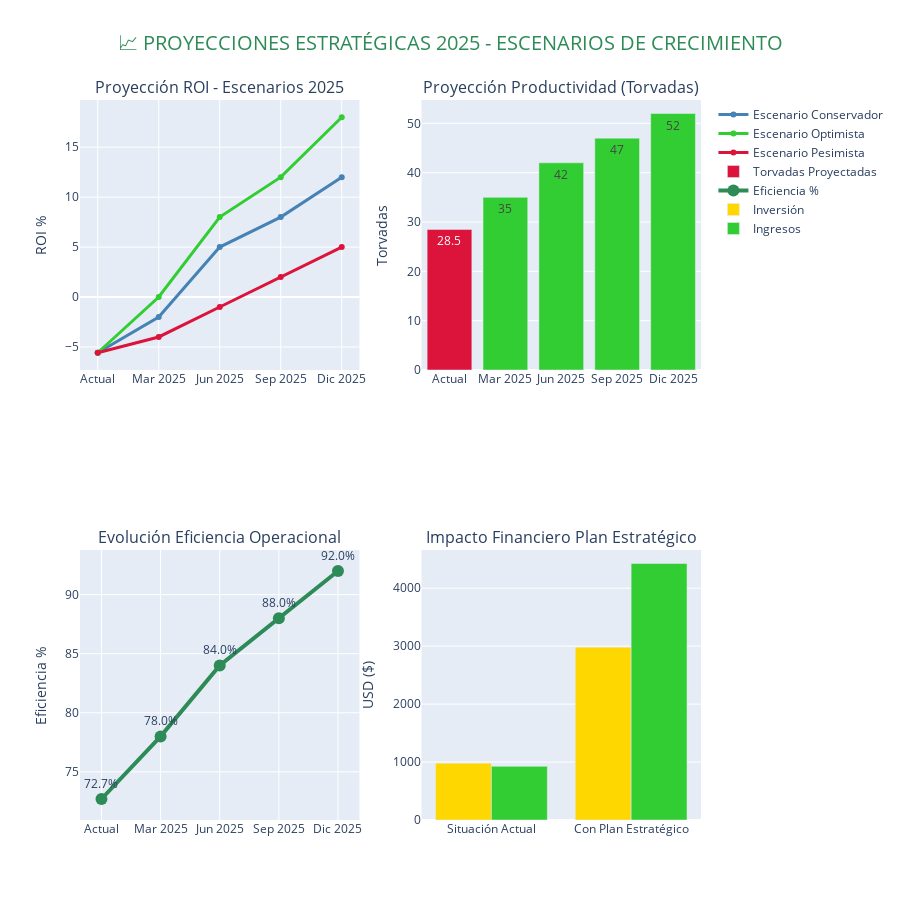

The notebook cell saved with this chart:
### Markdown cell above
---

# 📈 8. PROYECCIONES Y CONCLUSIONES <a id="proyecciones"></a>

## 🔮 **ESCENARIOS FUTUROS Y PLAN DE IMPLEMENTACIÓN**

### Proyecciones basadas en implementación del plan estratégico

### Code cell
# 📈 PROYECCIONES Y ESCENARIOS FUTUROS
# AGREGAR ESTAS LÍNEAS AL INICIO DE LA CELDA:
if not df_kpi_finanzas.empty and 'roi_general_porcentaje' in df_kpi_finanzas.columns:
    roi_actual = df_kpi_finanzas['roi_general_porcentaje'].iloc[0]
else:
    roi_actual = -5.58
    
fig = make_subplots(
    rows=2, cols=2,
    subplot_titles=(
        'Proyección ROI - Escenarios 2025',
        'Proyección Productividad (Torvadas)',
        'Evolución Eficiencia Operacional', 
        'Impacto Financiero Plan Estratégico'
    )
)

# Escenarios de proyección
meses = ['Actual', 'Mar 2025', 'Jun 2025', 'Sep 2025', 'Dic 2025']
roi_conservador = [-5.58, -2, 5, 8, 12]
roi_optimista = [-5.58, 0, 8, 12, 18]
roi_pesimista = [-5.58, -4, -1, 2, 5]

# Gráfico 1: Proyección ROI
fig.add_trace(
    go.Scatter(
        x=meses,
        y=roi_conservador,
        mode='lines+markers',
        name='Escenario Conservador',
        line=dict(color=COLOR_PALETTE['accent'], width=3)
    ), row=1, col=1
)
fig.add_trace(
    go.Scatter(
        x=meses,
        y=roi_optimista,
        mode='lines+markers',
        name='Escenario Optimista',
        line=dict(color=COLOR_PALETTE['success'], width=3)
    ), row=1, col=1
)
fig.add_trace(
    go.Scatter(
        x=meses,
        y=roi_pesimista,
        mode='lines+markers',
        name='Escenario Pesimista',
        line=dict(color=COLOR_PALETTE['danger'], width=3)
    ), row=1, col=1
)

# Gráfico 2: Proyección productividad
torvadas_actual = [28.5]
torvadas_proyectadas = [35, 42, 47, 52]
fig.add_trace(
    go.Bar(
        x=meses,
        y=torvadas_actual + torvadas_proyectadas,
        name='Torvadas Proyectadas',
        marker_color=[COLOR_PALETTE['danger']] + [COLOR_PALETTE['success']] * 4,
        text=torvadas_actual + torvadas_proyectadas,
        textposition='auto'
    ), row=1, col=2
)

# Gráfico 3: Evolución eficiencia
eficiencia_actual = [72.7]
eficiencia_proyectada = [78, 84, 88, 92]
fig.add_trace(
    go.Scatter(
        x=meses,
        y=eficiencia_actual + eficiencia_proyectada,
        mode='lines+markers+text',
        name='Eficiencia %',
        line=dict(color=COLOR_PALETTE['primary'], width=4),
        marker=dict(size=12),
        text=[f'{e:.1f}%' for e in eficiencia_actual + eficiencia_proyectada],
        textposition='top center'
    ), row=2, col=1
)

# Gráfico 4: Impacto financiero
categorias_impacto = ['Situación Actual', 'Con Plan Estratégico']
inversion_actual = [981]
inversion_plan = [981 + 2000]  # Inversión adicional
ingresos_actual = [926]
ingresos_plan = [926 + 3500]  # Ingresos adicionales proyectados

fig.add_trace(
    go.Bar(
        x=categorias_impacto,
        y=inversion_actual + inversion_plan,
        name='Inversión',
        marker_color=COLOR_PALETTE['warning']
    ), row=2, col=2
)
fig.add_trace(
    go.Bar(
        x=categorias_impacto,
        y=ingresos_actual + ingresos_plan,
        name='Ingresos',
        marker_color=COLOR_PALETTE['success']
    ), row=2, col=2
)

fig.update_layout(
    title={
        'text': '📈 PROYECCIONES ESTRATÉGICAS 2025 - ESCENARIOS DE CRECIMIENTO',
        'x': 0.5,
        'font': {'size': 20, 'color': COLOR_PALETTE['primary']}
    },
    height=900,
    showlegend=True
)

fig.update_yaxes(title_text="ROI %", row=1, col=1)
fig.update_yaxes(title_text="Torvadas", row=1, col=2)
fig.update_yaxes(title_text="Eficiencia %", row=2, col=1)
fig.update_yaxes(title_text="USD ($)", row=2, col=2)

fig.show()

print("📈 PROYECCIONES ESTRATÉGICAS 2025:")
print("="*50)
print("🎯 METAS CUANTIFICADAS:")
print(f"   ROI: {roi_actual:.2f}% → +15% (Meta conservadora)")
print(f"   Eficiencia: 72.7% → 90%")
print(f"   Productividad: 28.5 → 50 torvadas")
print(f"   Áreas rentables: 1/6 → 4/6")
print(f"   Empleados 100%: 4/6 → 6/6")
print()
print("💰 PROYECCIÓN FINANCIERA:")
print(f"   Inversión adicional: $2,000")
print(f"   Retorno esperado: $3,500")
print(f"   ROI del plan: 75% primer año")
print(f"   Payback period: 8-10 meses")
print()
print("🚀 FACTORES CRÍTICOS DE ÉXITO:")
print("   1. Implementación disciplinada del plan")
print("   2. Supervisión mensual KPIs")
print("   3. Capacitación continua empleados")
print("   4. Expansión gradual áreas rentables")
print("   5. Optimización procesos costosos")

### Figure 1 — Plotly figure (JSON) as saved in the notebook; plotly's stock layout.template omitted (floating-point values rounded to 4 significant figures)
{"data": [{"line": {"color": "#4682B4", "width": 3}, "mode": "lines+markers", "name": "Escenario Conservador", "type": "scatter", "x": ["Actual", "Mar 2025", "Jun 2025", "Sep 2025", "Dic 2025"], "xaxis": "x", "y": [-5.58, -2, 5, 8, 12], "yaxis": "y"}, {"line": {"color": "#32CD32", "width": 3}, "mode": "lines+markers", "name": "Escenario Optimista", "type": "scatter", "x": ["Actual", "Mar 2025", "Jun 2025", "Sep 2025", "Dic 2025"], "xaxis": "x", "y": [-5.58, 0, 8, 12, 18], "yaxis": "y"}, {"line": {"color": "#DC143C", "width": 3}, "mode": "lines+markers", "name": "Escenario Pesimista", "type": "scatter", "x": ["Actual", "Mar 2025", "Jun 2025", "Sep 2025", "Dic 2025"], "xaxis": "x", "y": [-5.58, -4, -1, 2, 5], "yaxis": "y"}, {"marker": {"color": ["#DC143C", "#32CD32", "#32CD32", "#32CD32", "#32CD32"]}, "name": "Torvadas Proyectadas", "text": ["28.5", "35", "42", "47", "52"], "textposition": "auto", "type": "bar", "x": ["Actual", "Mar 2025", "Jun 2025", "Sep 2025", "Dic 2025"], "xaxis": "x2", "y": [28.5, 35, 42, 47, 52], "yaxis": "y2"}, {"line": {"color": "#2E8B57", "width": 4}, "marker": {"size": 12}, "mode": "lines+markers+text", "name": "Eficiencia %", "text": ["72.7%", "78.0%", "84.0%", "88.0%", "92.0%"], "textposition": "top center", "type": "scatter", "x": ["Actual", "Mar 2025", "Jun 2025", "Sep 2025", "Dic 2025"], "xaxis": "x3", "y": [72.7, 78, 84, 88, 92], "yaxis": "y3"}, {"marker": {"color": "#FFD700"}, "name": "Inversión", "type": "bar", "x": ["Situación Actual", "Con Plan Estratégico"], "xaxis": "x4", "y": [981, 2981], "yaxis": "y4"}, {"marker": {"color": "#32CD32"}, "name": "Ingresos", "type": "bar", "x": ["Situación Actual", "Con Plan Estratégico"], "xaxis": "x4", "y": [926, 4426], "yaxis": "y4"}], "layout": {"annotations": [{"font": {"size": 16}, "showarrow": false, "text": "Proyección ROI - Escenarios 2025", "x": 0.225, "xanchor": "center", "xref": "paper", "y": 1, "yanchor": "bottom", "yref": "paper"}, {"font": {"size": 16}, "showarrow": false, "text": "Proyección Productividad (Torvadas)", "x": 0.775, "xanchor": "center", "xref": "paper", "y": 1, "yanchor": "bottom", "yref": "paper"}, {"font": {"size": 16}, "showarrow": false, "text": "Evolución Eficiencia Operacional", "x": 0.225, "xanchor": "center", "xref": "paper", "y": 0.375, "yanchor": "bottom", "yref": "paper"}, {"font": {"size": 16}, "showarrow": false, "text": "Impacto Financiero Plan Estratégico", "x": 0.775, "xanchor": "center", "xref": "paper", "y": 0.375, "yanchor": "bottom", "yref": "paper"}], "height": 900, "showlegend": true, "title": {"font": {"color": "#2E8B57", "size": 20}, "text": "📈 PROYECCIONES ESTRATÉGICAS 2025 - ESCENARIOS DE CRECIMIENTO", "x": 0.5}, "xaxis": {"anchor": "y", "domain": [0, 0.45]}, "xaxis2": {"anchor": "y2", "domain": [0.55, 1]}, "xaxis3": {"anchor": "y3", "domain": [0, 0.45]}, "xaxis4": {"anchor": "y4", "domain": [0.55, 1]}, "yaxis": {"anchor": "x", "domain": [0.625, 1], "title": {"text": "ROI %"}}, "yaxis2": {"anchor": "x2", "domain": [0.625, 1], "title": {"text": "Torvadas"}}, "yaxis3": {"anchor": "x3", "domain": [0, 0.375], "title": {"text": "Eficiencia %"}}, "yaxis4": {"anchor": "x4", "domain": [0, 0.375], "title": {"text": "USD ($)"}}}}
